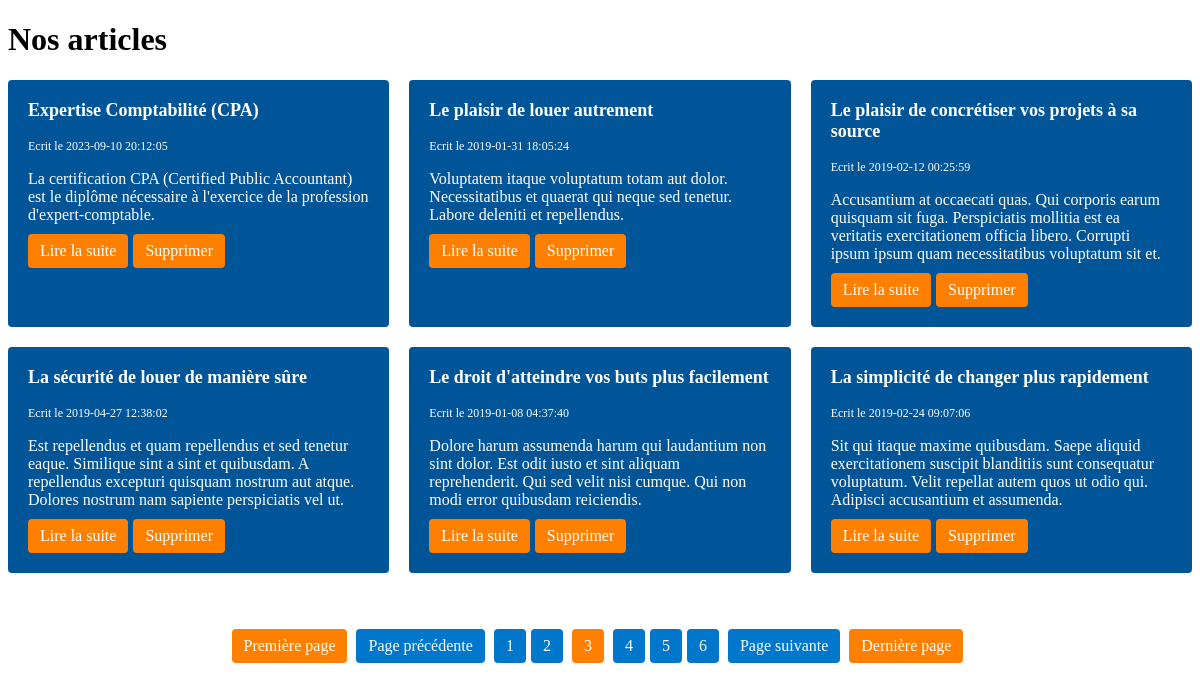
The app's page /index?page=3 with its own data.
### tables this page shows
CREATE TABLE `articles` (
  `id` int(11) NOT NULL,
  `aimage` varchar(1000) DEFAULT NULL,
  `title` varchar(255) NOT NULL,
  `slug` varchar(255) NOT NULL,
  `introduction` text NOT NULL,
  `content` text NOT NULL,
  `created_at` datetime NOT NULL
);

### index.php (called while the page is built, shortened)
<?php
$pdo = new PDO('mysql:host=localhost;dbname=blogpoo;charset=utf8', 'root', '', [
    PDO::ATTR_ERRMODE => PDO::ERRMODE_EXCEPTION,
    PDO::ATTR_DEFAULT_FETCH_MODE => PDO::FETCH_ASSOC
]);
$resultats = $pdo->query('SELECT * FROM articles ORDER BY created_at DESC');
$articles = $resultats->fetchAll();
require('templates/articles/index_html.php');
require('templates/layout_html.php');

### templates/articles/index_html.php (the view, shortened to what this page needs)
<?php
$articlesPerPage = 6;
$page = isset($_GET['page']) ? $_GET['page'] : 1;
$allArticles = getAllArticles();
$totalArticles = count($allArticles);
$totalPages = ceil($totalArticles / $articlesPerPage);
$startIndex = ($page - 1) * $articlesPerPage;
$articles = array_slice($allArticles, $startIndex, $articlesPerPage);
echo "<h1>Nos articles</h1>";
echo '<div class="article-grid">';
foreach ($articles as $article) {
  echo '<div class="article">';
  echo '<h2>' . $article['title'] . '</h2>';
  echo '<small>Ecrit le ' . $article['created_at'] . '</small>';
  echo '<p>' . $article['introduction'] . '</p>';
  echo '<a href="article?id=' . $article['id'] . '">Lire la suite</a>';
  echo '<a href="delete-article?id=' . $article['id'] . '" onclick="return window.confirm(`Êtes-vous sûr de vouloir supprimer cet article ?!`)">Supprimer</a>';
  echo '</div>';
}
echo '</div>';
echo "<br>";
echo "<br>";
echo "<div class='pagination'>";
if ($totalPages > 1) {
    if ($page > 1) {
        echo " <a href='index?page=1'>Première page</a> ";
    }
    if ($page > 1) {
        echo " <a href='index?page=" . ($page - 1) . "'>Page précédente</a> ";
    }
    for ($i = 1; $i <= $totalPages; $i++) {
        if ($i == $page) {
            echo " <span class='current-page'>$i</span> ";
        } else {
            echo "<a href='index?page=$i'>$i</a>";
        }
    }
    if ($page < $totalPages) {
        echo " <a href='index?page=" . ($page + 1) . "'>Page suivante</a> ";
    }
    if ($page < $totalPages) {
        echo " <a href='index?page=$totalPages'>Dernière page</a> ";
    }
}
echo "</div>";
function getAllArticles()
{
    $pdo = new PDO('mysql:host=localhost;dbname=blogpoo;charset=utf8', 'root', '', [
        PDO::ATTR_ERRMODE => PDO::ERRMODE_EXCEPTION,
        PDO::ATTR_DEFAULT_FETCH_MODE => PDO::FETCH_ASSOC
    ]);
    $query = "SELECT * FROM articles";
    $stmt = $pdo->prepare($query);
    $stmt->execute();
    $articles = $stmt->fetchAll();
    return $articles;
}
?>

### templates/style.css (style rules this page uses)
.pagination { margin-top: 20px; text-align: center; }
.pagination a, .pagination span { display: inline-block; padding: 8px 12px; margin-right: 5px; color: #FFF; background-color: #0077CC; border-radius: 4px; text-decoration: none; }
.current-page { background-color: #FF8000; }
.pagination a:first-child, .pagination a:last-child { background-color: #FF8000; }

### templates/layout_html.php (style rules this page uses)
.article-grid { display: grid; grid-template-columns: repeat(3, 1fr); grid-gap: 20px; }
.article { background-color: #005599; padding: 20px; border-radius: 4px; color: #FFF; }
.article h2 { font-size: 18px; margin-top: 0; }
.article small { font-size: 12px; }
.article p { margin-bottom: 10px; }
.article a { display: inline-block; padding: 8px 12px; margin-right: 5px; color: #FFF; background-color: #FF8000; border-radius: 4px; text-decoration: none; }
.pagination { margin-top: 20px; text-align: center; }
.pagination a, .pagination span { display: inline-block; padding: 8px 12px; margin-right: 5px; color: #FFF; background-color: #0077CC; border-radius: 4px; text-decoration: none; }
span.current-page { background-color: #FF8000; }
.pagination a:first-child, .pagination a:last-child { background-color: #FF8000; }

### records on screen
articles: title "Expertise Comptabilité (CPA)", created_at "2023-09-10 20:12:05", introduction "La certification CPA (Certified Public Accountant) est le diplôme nécessaire à l'exercice de la profession d'expert-comptable."
articles: title "Le plaisir de louer autrement", created_at "2019-01-31 18:05:24", introduction "Voluptatem itaque voluptatum totam aut dolor. Necessitatibus et quaerat qui neque sed tenetur. Labore deleniti et repellendus."
articles: title "Le plaisir de concrétiser vos projets à sa source", created_at "2019-02-12 00:25:59", introduction "Accusantium at occaecati quas. Qui corporis earum quisquam sit fuga. Perspiciatis mollitia est ea veritatis exercitationem officia libero. Corrupti ipsum ipsum quam necessitatibus voluptatum sit et."
articles: title "La sécurité de louer de manière sûre", created_at "2019-04-27 12:38:02", introduction "Est repellendus et quam repellendus et sed tenetur eaque. Similique sint a sint et quibusdam. A repellendus excepturi quisquam nostrum aut atque. Dolores nostrum nam sapiente perspiciatis vel ut."
articles: title "Le droit d'atteindre vos buts plus facilement", created_at "2019-01-08 04:37:40", introduction "Dolore harum assumenda harum qui laudantium non sint dolor. Est odit iusto et sint aliquam reprehenderit. Qui sed velit nisi cumque. Qui non modi error quibusdam reiciendis."
articles: title "La simplicité de changer plus rapidement", created_at "2019-02-24 09:07:06", introduction "Sit qui itaque maxime quibusdam. Saepe aliquid exercitationem suscipit blanditiis sunt consequatur voluptatum. Velit repellat autem quos ut odio qui. Adipisci accusantium et assumenda."
